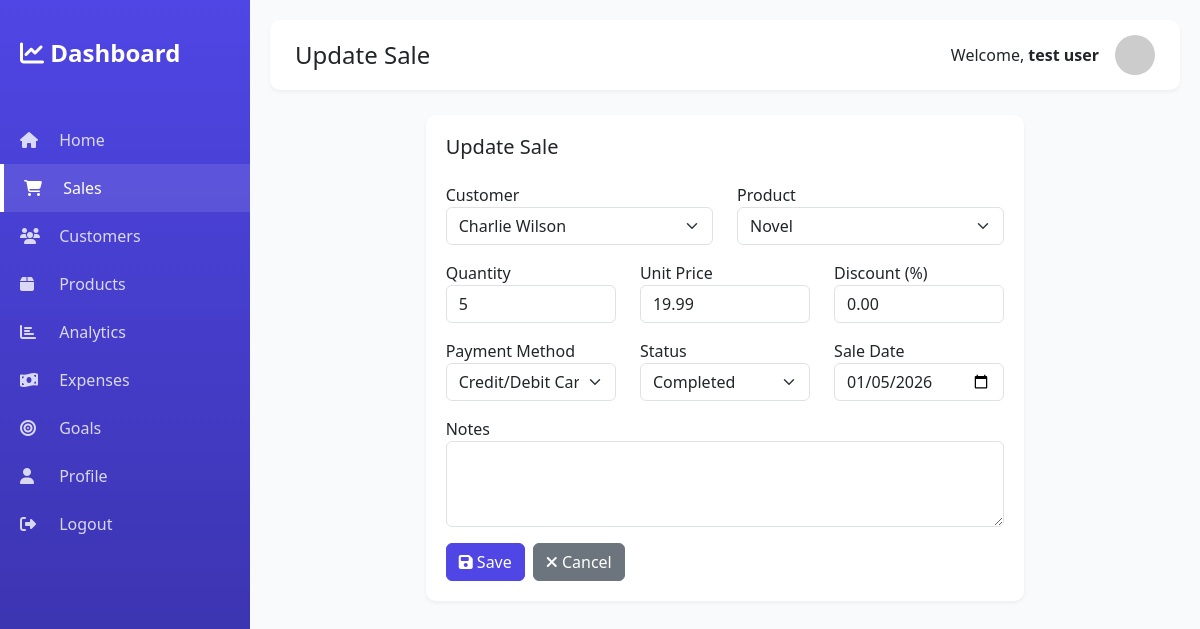
Page /sales/30/update/ (signed in) on the committed database.
### dashboard/models.py (models this page shows, shortened)
class Sale(models.Model):
    PAYMENT_METHOD = [
        ('cash', 'Cash'),
        ('card', 'Credit/Debit Card'),
        ('online', 'Online Payment'),
        ('bank', 'Bank Transfer'),
    ]
    STATUS_CHOICES = [
        ('pending', 'Pending'),
        ('completed', 'Completed'),
        ('cancelled', 'Cancelled'),
    ]
    invoice_number = models.CharField(max_length=50, unique=True)
    customer = models.ForeignKey(Customer, on_delete=models.CASCADE, related_name='sales')
    product = models.ForeignKey(Product, on_delete=models.CASCADE, related_name='sales')
    quantity = models.IntegerField(validators=[MinValueValidator(1)])
    unit_price = models.DecimalField(max_digits=10, decimal_places=2)
    total_amount = models.DecimalField(max_digits=10, decimal_places=2)
    discount = models.DecimalField(
        max_digits=5, decimal_places=2, default=0,
        validators=[MinValueValidator(0), MaxValueValidator(100)]
    )
    payment_method = models.CharField(max_length=20, choices=PAYMENT_METHOD, default='cash')
    status = models.CharField(max_length=20, choices=STATUS_CHOICES, default='completed')
    notes = models.TextField(blank=True)
    user = models.ForeignKey(User, on_delete=models.CASCADE, related_name='sales')
    sale_date = models.DateField()
    created_at = models.DateTimeField(auto_now_add=True)
    class Meta:
        ordering = ['-sale_date', '-created_at']

### dashboard/views.py (the view)
# urls.py: path('sales/<int:pk>/update/', views.sale_update, name='sale_update'),
@login_required
def sale_update(request, pk):
    sale = get_object_or_404(Sale, pk=pk, user=request.user)
    if request.method == 'POST':
        form = SaleForm(request.POST, instance=sale, user=request.user)
        if form.is_valid():
            form.save()
            messages.success(request, 'Sale updated successfully!')
            return redirect('dashboard:sales_list')
    else:
        form = SaleForm(instance=sale, user=request.user)
    return render(request, 'dashboard/sale_form.html', {'form': form, 'action': 'Update'})

### dashboard/models.py (called while the page is built)
    def __str__(self):
        return self.name

    def __str__(self):
        return self.name

### templates/dashboard/sale_form.html (shortened to what this page needs)
{% extends 'base.html' %}
{% block page_title %}{{ action }} Sale{% endblock %}
{% block content %}
<div class="row justify-content-center">
    <div class="col-md-8">
        <div class="stat-card">
            <h5 class="mb-4">{{ action }} Sale</h5>
            <form method="post">
                <div class="row">
                    <div class="col-md-6 mb-3">
                        <label>Customer</label>
                        {{ form.customer }}
                    </div>
                    <div class="col-md-6 mb-3">
                        <label>Product</label>
                        {{ form.product }}
                    </div>
                </div>
                <div class="row">
                    <div class="col-md-4 mb-3">
                        <label>Quantity</label>
                        {{ form.quantity }}
                    </div>
                    <div class="col-md-4 mb-3">
                        <label>Unit Price</label>
                        {{ form.unit_price }}
                    </div>
                    <div class="col-md-4 mb-3">
                        <label>Discount (%)</label>
                        {{ form.discount }}
                    </div>
                </div>
                <div class="row">
                    <div class="col-md-4 mb-3">
                        <label>Payment Method</label>
                        {{ form.payment_method }}
                    </div>
                    <div class="col-md-4 mb-3">
                        <label>Status</label>
                        {{ form.status }}
                    </div>
                    <div class="col-md-4 mb-3">
                        <label>Sale Date</label>
                        {{ form.sale_date }}
                    </div>
                </div>
                <div class="mb-3">
                    <label>Notes</label>
                    {{ form.notes }}
                </div>
                <div class="d-flex gap-2">
                    <button type="submit" class="btn btn-primary">
                        <i class="fas fa-save"></i> Save
                    </button>
                    <a href="{% url 'dashboard:sales_list' %}" class="btn btn-secondary">
                        <i class="fas fa-times"></i> Cancel
                    </a>
                </div>
            </form>
        </div>
    </div>
</div>
{% endblock %}

### templates/base.html (shortened to what this page needs)
<!DOCTYPE html>
{% load static %}
<html lang="en">
<head>
    <link href="https://cdn.jsdelivr.net/npm/bootstrap@5.3.0/dist/css/bootstrap.min.css" rel="stylesheet">
    <link rel="stylesheet" href="https://cdnjs.cloudflare.com/ajax/libs/font-awesome/6.4.0/css/all.min.css">
    <link rel="stylesheet" href="{% static 'css/dashboard.css' %}">
</head>
<body>
    {% if user.is_authenticated %}
    <div class="sidebar">
        <a href="{% url 'dashboard:home' %}" class="sidebar-brand">
            <i class="fas fa-chart-line"></i> Dashboard
        </a>
        <ul class="sidebar-menu">
            <li>
                <a href="{% url 'dashboard:home' %}" class="{% if request.resolver_match.url_name == 'home' %}active{% endif %}">
                    <i class="fas fa-home"></i> Home
                </a>
            </li>
            <li>
                <a href="{% url 'dashboard:sales_list' %}" class="{% if 'sales' in request.path %}active{% endif %}">
                    <i class="fas fa-shopping-cart"></i> Sales
                </a>
            </li>
            <li>
                <a href="{% url 'dashboard:customers_list' %}" class="{% if 'customers' in request.path %}active{% endif %}">
                    <i class="fas fa-users"></i> Customers
                </a>
            </li>
            <li>
                <a href="{% url 'dashboard:products_list' %}" class="{% if 'products' in request.path %}active{% endif %}">
                    <i class="fas fa-box"></i> Products
                </a>
            </li>
            <li>
                <a href="{% url 'dashboard:analytics' %}" class="{% if 'analytics' in request.path %}active{% endif %}">
                    <i class="fas fa-chart-bar"></i> Analytics
                </a>
            </li>
            <li>
                <a href="{% url 'dashboard:expenses_list' %}" class="{% if 'expenses' in request.path %}active{% endif %}">
                    <i class="fas fa-money-bill-wave"></i> Expenses
                </a>
            </li>
            <li>
                <a href="{% url 'dashboard:goals_list' %}" class="{% if 'goals' in request.path %}active{% endif %}">
                    <i class="fas fa-bullseye"></i> Goals
                </a>
            </li>
            <li>
                <a href="{% url 'accounts:profile' %}" class="{% if 'profile' in request.path %}active{% endif %}">
                    <i class="fas fa-user"></i> Profile
                </a>
            </li>
            <li>
                <a href="{% url 'accounts:logout' %}">
                    <i class="fas fa-sign-out-alt"></i> Logout
                </a>
            </li>
        </ul>
    </div>
    <div class="main-content">
        <div class="top-navbar d-flex justify-content-between align-items-center">
            <div>
                <h4 class="mb-0">{% block page_title %}Dashboard{% endblock %}</h4>
            </div>
            <div class="d-flex align-items-center">
                <span class="me-3">Welcome, <strong>{{ user.get_full_name|default:user.username }}</strong></span>
                <img src="https://ui-avatars.com/api/?name={{ user.get_full_name|default:user.username }}&background=4F46E5&color=fff"
                     alt="Avatar" class="rounded-circle" width="40" height="40">
            </div>
        </div>
        {% block content %}{% endblock %}
    </div>
    {% endif %}
</body>
</html>

### static/css/dashboard.css (style rules this page uses)
:root { --primary-color: #4F46E5; --secondary-color: #10B981; --danger-color: #EF4444; --warning-color: #F59E0B; --dark-color: #1F2937; --light-bg: #F9FAFB; }
body { background-color: var(--light-bg); font-family: 'Segoe UI', Tahoma, Geneva, Verdana, sans-serif; }
.sidebar { min-height: 100vh; background: linear-gradient(180deg, var(--primary-color) 0%, #3730A3 100%); color: white; position: fixed; top: 0; left: 0; width: 250px; padding: 20px 0; z-index: 1000; }
.sidebar-brand { padding: 15px 20px; font-size: 24px; font-weight: bold; color: white; text-decoration: none; display: block; }
.sidebar-menu { list-style: none; padding: 0; margin: 30px 0; }
.sidebar-menu li a { display: block; padding: 12px 20px; color: rgba(255, 255, 255, 0.8); text-decoration: none; transition: all 0.3s; }
.sidebar-menu li a:hover, .sidebar-menu li a.active { background-color: rgba(255, 255, 255, 0.1); color: white; border-left: 4px solid white; }
.sidebar-menu li a i { width: 25px; margin-right: 10px; }
.main-content { margin-left: 250px; padding: 20px; }
.top-navbar { background: white; padding: 15px 25px; margin-bottom: 25px; border-radius: 10px; box-shadow: 0 2px 4px rgba(0,0,0,0.05); }
.stat-card { background: white; border-radius: 10px; padding: 20px; margin-bottom: 20px; box-shadow: 0 2px 4px rgba(0,0,0,0.05); transition: transform 0.3s; }
.btn-primary { background-color: var(--primary-color); border-color: var(--primary-color); }

### rows in the picture
Sale: customer "Charlie Wilson", product "Novel", quantity "5", unit_price "19.99", discount "0.00", payment_method "Credit/Debit Card", status "Completed", sale_date "01/05/2026"

### other values in the picture
{{ action }} "Update"
{{ user.get_full_name|default:user.username }} "test user"
